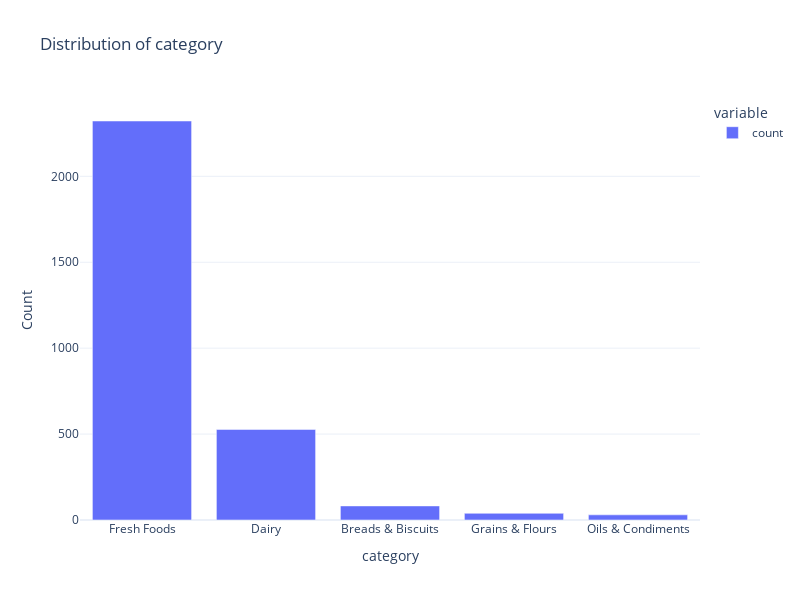
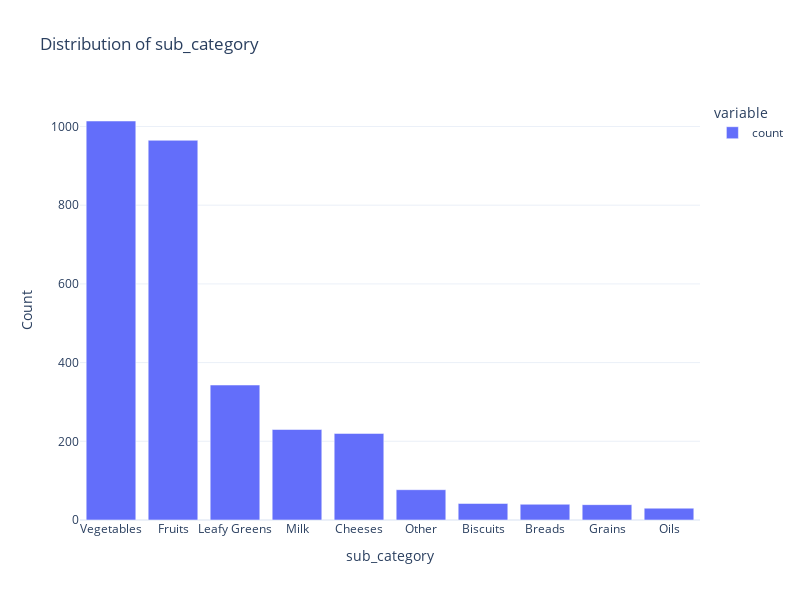
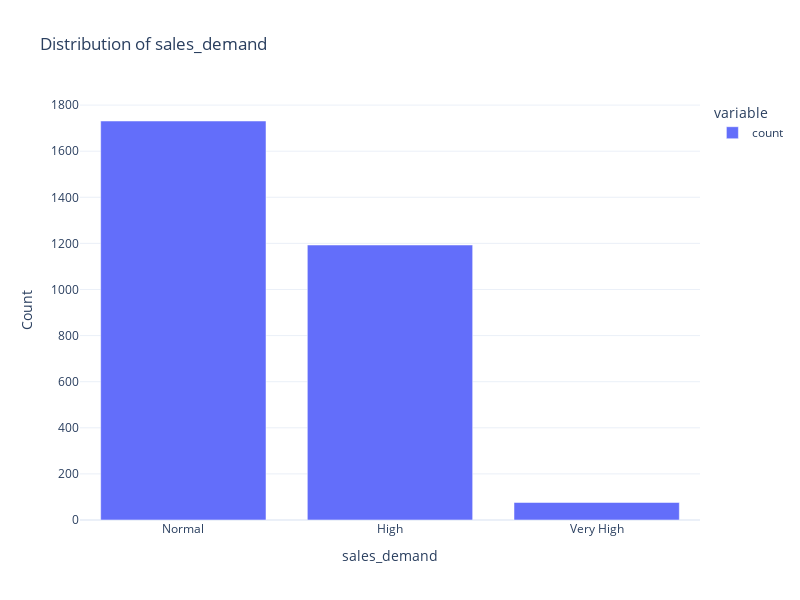

Source (notebook cell) for these figures, in order:
### Markdown cell above
### Distribution of Categorical Variables

### Code cell
# Bar charts for categorical variables
cat_cols = ['category', 'sub_category', 'sales_demand', 'expiration_status']

# Loop through each categorical column to generate a bar chart
for col in cat_cols:
    # Create a bar chart showing the frequency of each category
    fig = px.bar(
        df[col].value_counts(),  # Count occurrences of each category
        title=f'Distribution of {col}',  # Chart title
        labels={'value': 'Count', 'index': col}  # Axis labels
    )
    
    # Display the bar chart
    fig.show()

### Figure 1 — Plotly figure (JSON) as saved in the notebook; plotly's stock layout.template omitted (floating-point values rounded to 4 significant figures)
{"data": [{"alignmentgroup": "True", "hovertemplate": "variable=count<br>category=%{x}<br>Count=%{y}<extra></extra>", "legendgroup": "count", "marker": {"color": "#636efa", "pattern": {"shape": ""}}, "name": "count", "offsetgroup": "count", "orientation": "v", "showlegend": true, "textposition": "auto", "type": "bar", "x": ["Fresh Foods", "Dairy", "Breads & Biscuits", "Grains & Flours", "Oils & Condiments"], "xaxis": "x", "y": [2322, 527, 82, 39, 30], "yaxis": "y"}], "layout": {"barmode": "relative", "height": 600, "legend": {"title": {"text": "variable"}, "tracegroupgap": 0}, "title": {"text": "Distribution of category"}, "width": 800, "xaxis": {"anchor": "y", "domain": [0, 1], "title": {"text": "category"}}, "yaxis": {"anchor": "x", "domain": [0, 1], "title": {"text": "Count"}}}}

### Figure 2 — Plotly figure (JSON) as saved in the notebook; plotly's stock layout.template omitted (floating-point values rounded to 4 significant figures)
{"data": [{"alignmentgroup": "True", "hovertemplate": "variable=count<br>sub_category=%{x}<br>Count=%{y}<extra></extra>", "legendgroup": "count", "marker": {"color": "#636efa", "pattern": {"shape": ""}}, "name": "count", "offsetgroup": "count", "orientation": "v", "showlegend": true, "textposition": "auto", "type": "bar", "x": ["Vegetables", "Fruits", "Leafy Greens", "Milk", "Cheeses", "Other", "Biscuits", "Breads", "Grains", "Oils"], "xaxis": "x", "y": [1014, 965, 343, 230, 220, 77, 42, 40, 39, 30], "yaxis": "y"}], "layout": {"barmode": "relative", "height": 600, "legend": {"title": {"text": "variable"}, "tracegroupgap": 0}, "title": {"text": "Distribution of sub_category"}, "width": 800, "xaxis": {"anchor": "y", "domain": [0, 1], "title": {"text": "sub_category"}}, "yaxis": {"anchor": "x", "domain": [0, 1], "title": {"text": "Count"}}}}

### Figure 3 — Plotly figure (JSON) as saved in the notebook; plotly's stock layout.template omitted (floating-point values rounded to 4 significant figures)
{"data": [{"alignmentgroup": "True", "hovertemplate": "variable=count<br>sales_demand=%{x}<br>Count=%{y}<extra></extra>", "legendgroup": "count", "marker": {"color": "#636efa", "pattern": {"shape": ""}}, "name": "count", "offsetgroup": "count", "orientation": "v", "showlegend": true, "textposition": "auto", "type": "bar", "x": ["Normal", "High", "Very High"], "xaxis": "x", "y": [1731, 1193, 76], "yaxis": "y"}], "layout": {"barmode": "relative", "height": 600, "legend": {"title": {"text": "variable"}, "tracegroupgap": 0}, "title": {"text": "Distribution of sales_demand"}, "width": 800, "xaxis": {"anchor": "y", "domain": [0, 1], "title": {"text": "sales_demand"}}, "yaxis": {"anchor": "x", "domain": [0, 1], "title": {"text": "Count"}}}}
